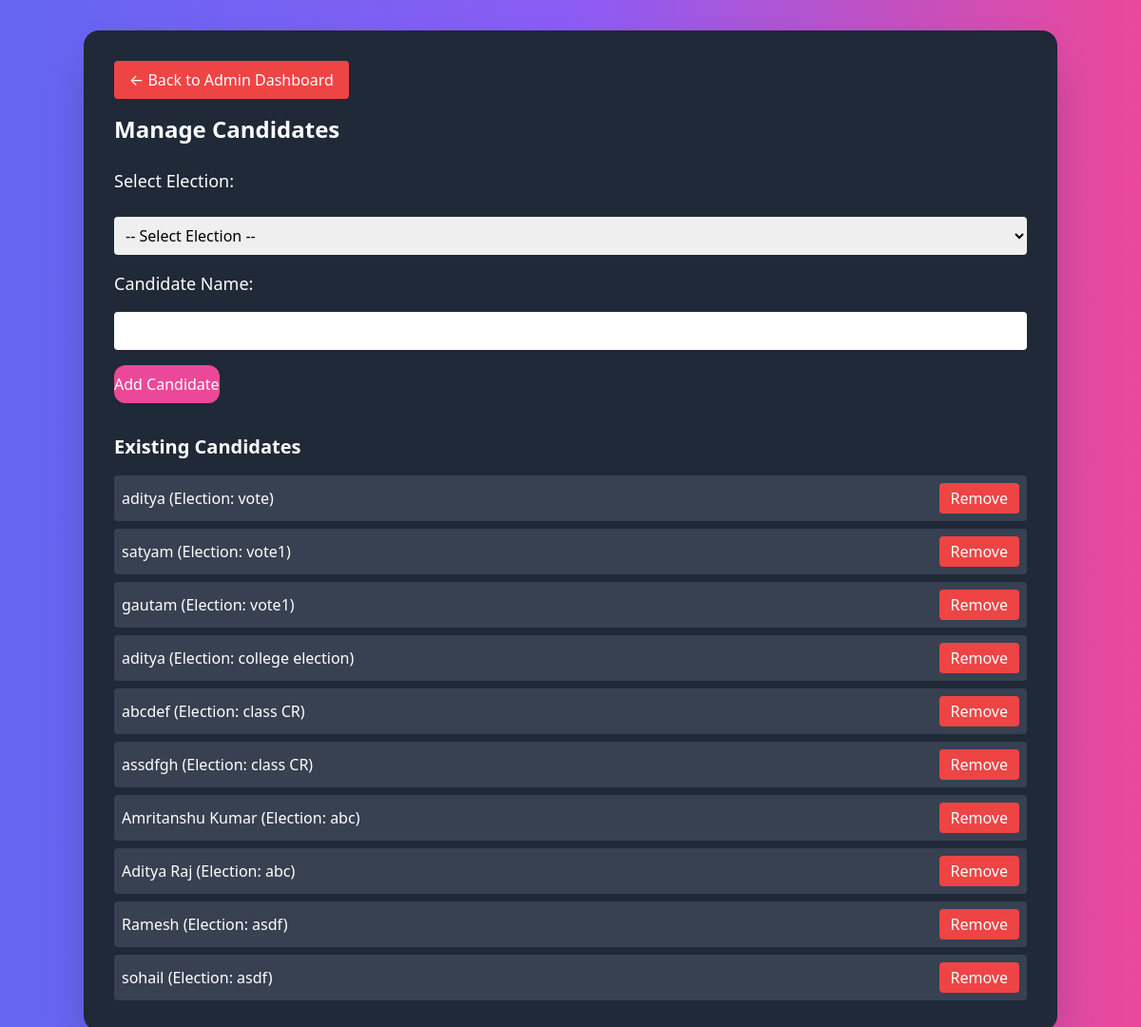
Screenshot of /manage_candidates (signed in) with the database file from the repository.
### tables this page shows
CREATE TABLE candidates (
     id INTEGER PRIMARY KEY AUTOINCREMENT,
     name TEXT NOT NULL,
     election_id INTEGER,
     FOREIGN KEY(election_id) REFERENCES elections(id)
  );

CREATE TABLE elections (
    id INTEGER PRIMARY KEY AUTOINCREMENT,
    name TEXT NOT NULL
  , status TEXT DEFAULT 'ongoing');

### app.py (the view, shortened to what this page needs)
@app.route('/manage_candidates', methods=['GET', 'POST'])
def manage_candidates():
    if 'admin_id' not in session:
        return redirect(url_for('admin_login'))
    with sqlite3.connect("database.db") as conn:
        cursor = conn.cursor()
        cursor.execute("SELECT * FROM elections")
        elections = cursor.fetchall()
        cursor.execute("""
            SELECT candidates.id, candidates.name, elections.name
            FROM candidates
            JOIN elections ON candidates.election_id = elections.id
        """)
        candidates = cursor.fetchall()
    return render_template('manage_candidates.html', elections=elections, candidates=candidates)

### templates/manage_candidates.html (shortened to what this page needs)
<!DOCTYPE html>
<html lang="en">
<head>
    <link rel="stylesheet" href="https://cdn.jsdelivr.net/npm/tailwindcss@2.2.19/dist/tailwind.min.css">
</head>
<body class="bg-gradient-to-r from-indigo-500 via-purple-500 to-pink-500 min-h-screen text-white transition-all duration-500">
    <div class="container mx-auto py-8 fade-in">
        <div class="bg-gray-800 p-8 rounded-2xl shadow-2xl">
            <a href="/admin_dashboard" class="text-white bg-red-500 px-4 py-2 rounded hover:bg-red-600 transition duration-300 mb-4 inline-block">← Back to Admin Dashboard</a>
            <h2 class="text-2xl font-bold mb-6">Manage Candidates</h2>
            <form method="POST" class="space-y-4">
                <label class="block text-lg mb-2">Select Election:</label>
                <select name="election_id" id="election_id" onchange="fetchCandidates()" required class="w-full p-2 rounded text-black">
                    <option value="">-- Select Election --</option>
                </select>
                <label class="block text-lg mb-2">Candidate Name:</label>
                <input type="text" name="name" required class="w-full p-2 rounded text-black">
                <button type="submit" class="bg-pink-500 text-white py-2 rounded-xl hover:bg-pink-600 transition duration-300">Add Candidate</button>
            </form>
            <h3 class="text-xl font-bold mt-8 mb-4">Existing Candidates</h3>
            <ul id="candidate_list" class="space-y-2">
                {% for candidate in candidates %}
                <li class="flex justify-between items-center bg-gray-700 p-2 rounded">
                    <span>{{ candidate[1] }} (Election: {{ candidate[2] }})</span>
                    <form action="/remove_candidate" method="POST" class="inline">
                        <button type="submit" class="bg-red-500 text-white px-3 py-1 rounded hover:bg-red-600 transition duration-300">Remove</button>
                    </form>
                </li>
                {% endfor %}
            </ul>
        </div>
    </div>
</body>
</html>

### templates/manage_candidates.html (style rules this page uses)
html { scroll-behavior: smooth; }
.fade-in { animation: fadeIn 0.8s ease-in-out; }

### rows the page displays
candidates: name "aditya", name "vote"
candidates: name "satyam", name "vote1"
candidates: name "gautam", name "vote1"
candidates: name "aditya", name "college election"
candidates: name "abcdef", name "class CR"
candidates: name "assdfgh", name "class CR"
candidates: name "Amritanshu Kumar", name "abc"
candidates: name "Aditya Raj", name "abc"
candidates: name "Ramesh", name "asdf"
candidates: name "sohail", name "asdf"
